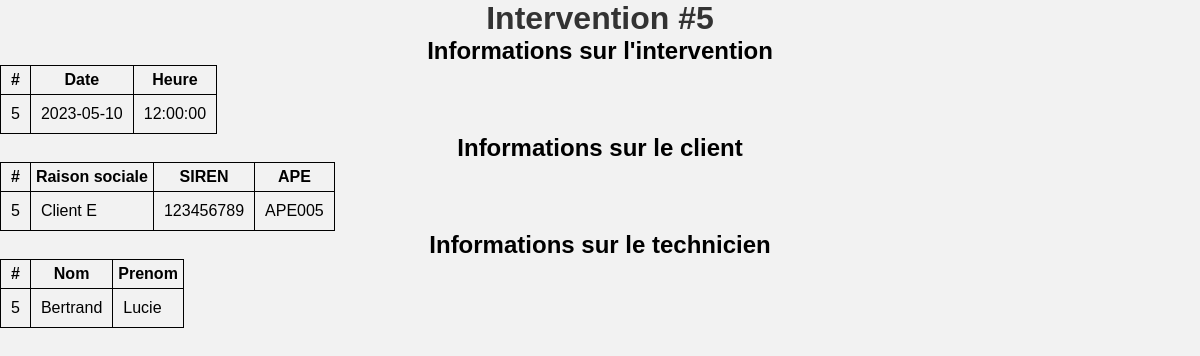
/vue/vueIntervention.php?id=5, run on the app's committed database.
### tables this page shows
CREATE TABLE `intervention` (
  `intervention_id` int(11) NOT NULL,
  `intervention_date` date DEFAULT NULL,
  `intervention_heure` time DEFAULT NULL,
  `client_num` int(11) NOT NULL,
  `employe_num_matricule` int(11) NOT NULL
);

CREATE TABLE `client` (
  `client_num` int(11) NOT NULL,
  `client_raison_sociale` varchar(255) DEFAULT NULL,
  `client_num_SIREN` int(11) DEFAULT NULL,
  `client_code_APE` varchar(255) DEFAULT NULL,
  `client_adresse` varchar(255) DEFAULT NULL,
  `client_téléphone` int(11) DEFAULT NULL,
  `client_num_télécopie` int(11) DEFAULT NULL,
  `client_email` varchar(255) DEFAULT NULL,
  `agence_num` int(11) NOT NULL
);

CREATE TABLE `employe` (
  `employe_num_matricule` int(11) NOT NULL,
  `employe_nom` varchar(255) DEFAULT NULL,
  `employe_prenom` varchar(255) DEFAULT NULL,
  `employe_adresse` varchar(255) DEFAULT NULL,
  `employe_date_embauche` datetime DEFAULT NULL
);

### modele/Intervention.php (called while the page is built, shortened)
<?php
class Intervention extends Bdd{
    function getInterventionById($idIntervention){
        $conn = $this->connexionPDO();
        $req = $conn->prepare(
            "SELECT *
            FROM intervention i
            INNER JOIN client c ON i.client_num = c.client_num
            INNER JOIN employe e ON i.employe_num_matricule = e.employe_num_matricule
            WHERE i.intervention_id = :idIntervention"
        );
        $req->bindValue(":idIntervention", $idIntervention, PDO::PARAM_INT);
        $req->execute();
        $intervention = $req->fetch();
        return $intervention;
    }
}
?>

### controleur/ctrIntervention.php (called while the page is built, shortened)
<?php
include_once "../modele/Intervention.php";
$Intervention = new Intervention();
$idIntervention = $_GET['id'];
$intervention = $Intervention->getInterventionById($idIntervention);
?>

### vue/vueIntervention.php (the view, shortened to what this page needs)
<?php
include_once "../controleur/ctrIntervention.php";
?>
<html>
    <head>
        <link rel="stylesheet" type="text/css" href="./css/style.css">
    </head>
    <body>
        <h1>Intervention #<?= $intervention["intervention_id"] ?></h1>
        <h2>Informations sur l'intervention</h2>
        <table>
            <thead>
                <tr>
                    <th>#</th>
                    <th>Date</th>
                    <th>Heure</th>
                </tr>
            </thead>
            <tbody>
                <tr>
                    <td><?= $intervention["intervention_id"] ?></td>
                    <td><?= $intervention["intervention_date"] ?></td>
                    <td><?= $intervention["intervention_heure"] ?></td>
                </tr>
            </tbody>
        </table>
        <h2>Informations sur le client</h2>
        <table>
            <thead>
                <tr>
                    <th>#</th>
                    <th>Raison sociale</th>
                    <th>SIREN</th>
                    <th>APE</th>
                </tr>
            </thead>
            <tbody>
                <tr>
                    <td><?= $intervention["client_num"] ?></td>
                    <td><?= $intervention["client_raison_sociale"] ?></td>
                    <td><?= $intervention["client_num_SIREN"] ?></td>
                    <td><?= $intervention["client_code_APE"] ?></td>
                </tr>
            </tbody>
        </table>
        <h2>Informations sur le technicien</h2>
        <table>
            <thead>
                <tr>
                    <th>#</th>
                    <th>Nom</th>
                    <th>Prenom</th>
                </tr>
            </thead>
            <tbody>
                <tr>
                    <td><?= $intervention["employe_num_matricule"] ?></td>
                    <td><?= $intervention["employe_nom"] ?></td>
                    <td><?= $intervention["employe_prenom"] ?></td>
                </tr>
            </tbody>
        </table>
    </body>

### css/style.css (style rules this page uses)
* { margin: 0; padding: 0; box-sizing: border-box; }
body { text-align: center; font-family: Arial, Helvetica, sans-serif; background-color: #f2f2f2; }
h1 { color: #333; }

### vue/vueIntervention.php (style rules this page uses)
table, td, th { border: 1px solid black; }
table { border-collapse: collapse; }
td { padding: 10px; }
th { padding: 5px; }

### data on the page
intervention: intervention_id "5", intervention_date "2023-05-10", intervention_heure "12:00:00", client_num.client_num "5", client_num.client_raison_sociale "Client E", client_num.client_num_SIREN "123456789", client_num.client_code_APE "APE005", employe_num_matricule.employe_num_matricule "5", employe_num_matricule.employe_nom "Bertrand", employe_num_matricule.employe_prenom "Lucie"
